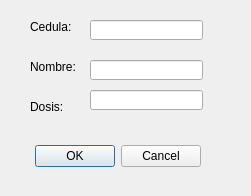
<?xml version="1.0" encoding="UTF-8"?>
<ui version="4.0">
 <class>Dialog</class>
 <widget class="QDialog" name="Dialog">
  <property name="geometry">
   <rect>
    <x>0</x>
    <y>0</y>
    <width>251</width>
    <height>196</height>
   </rect>
  </property>
  <property name="windowTitle">
   <string>Dialog</string>
  </property>
  <widget class="QDialogButtonBox" name="boton_anexarMed">
   <property name="geometry">
    <rect>
     <x>-140</x>
     <y>140</y>
     <width>341</width>
     <height>32</height>
    </rect>
   </property>
   <property name="orientation">
    <enum>Qt::Horizontal</enum>
   </property>
   <property name="standardButtons">
    <set>QDialogButtonBox::Cancel|QDialogButtonBox::Ok</set>
   </property>
  </widget>
  <widget class="QLabel" name="label">
   <property name="geometry">
    <rect>
     <x>30</x>
     <y>20</y>
     <width>47</width>
     <height>13</height>
    </rect>
   </property>
   <property name="text">
    <string>Cedula:</string>
   </property>
  </widget>
  <widget class="QLabel" name="label_2">
   <property name="geometry">
    <rect>
     <x>30</x>
     <y>60</y>
     <width>47</width>
     <height>13</height>
    </rect>
   </property>
   <property name="text">
    <string>Nombre:</string>
   </property>
  </widget>
  <widget class="QLabel" name="label_3">
   <property name="geometry">
    <rect>
     <x>30</x>
     <y>100</y>
     <width>47</width>
     <height>13</height>
    </rect>
   </property>
   <property name="text">
    <string>Dosis:</string>
   </property>
  </widget>
  <widget class="QLineEdit" name="campo_cedula">
   <property name="geometry">
    <rect>
     <x>90</x>
     <y>20</y>
     <width>113</width>
     <height>20</height>
    </rect>
   </property>
  </widget>
  <widget class="QLineEdit" name="campo_nombre">
   <property name="geometry">
    <rect>
     <x>90</x>
     <y>60</y>
     <width>113</width>
     <height>20</height>
    </rect>
   </property>
  </widget>
  <widget class="QLineEdit" name="campo_dosis">
   <property name="geometry">
    <rect>
     <x>90</x>
     <y>90</y>
     <width>113</width>
     <height>20</height>
    </rect>
   </property>
  </widget>
 </widget>
 <resources/>
 <connections>
  <connection>
   <sender>boton_anexarMed</sender>
   <signal>accepted()</signal>
   <receiver>Dialog</receiver>
   <slot>accept()</slot>
   <hints>
    <hint type="sourcelabel">
     <x>248</x>
     <y>254</y>
    </hint>
    <hint type="destinationlabel">
     <x>157</x>
     <y>274</y>
    </hint>
   </hints>
  </connection>
  <connection>
   <sender>boton_anexarMed</sender>
   <signal>rejected()</signal>
   <receiver>Dialog</receiver>
   <slot>reject()</slot>
   <hints>
    <hint type="sourcelabel">
     <x>316</x>
     <y>260</y>
    </hint>
    <hint type="destinationlabel">
     <x>286</x>
     <y>274</y>
    </hint>
   </hints>
  </connection>
 </connections>
</ui>
